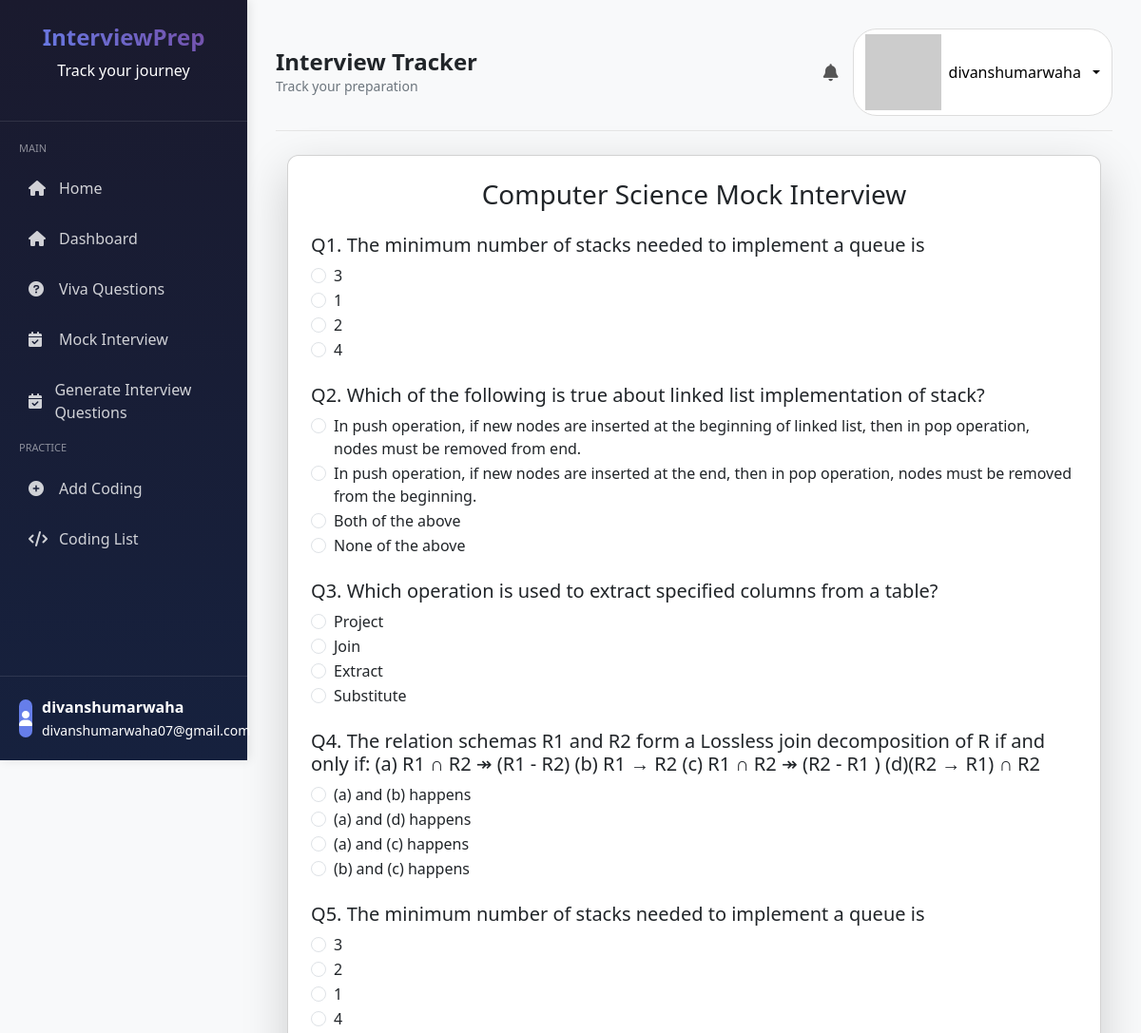
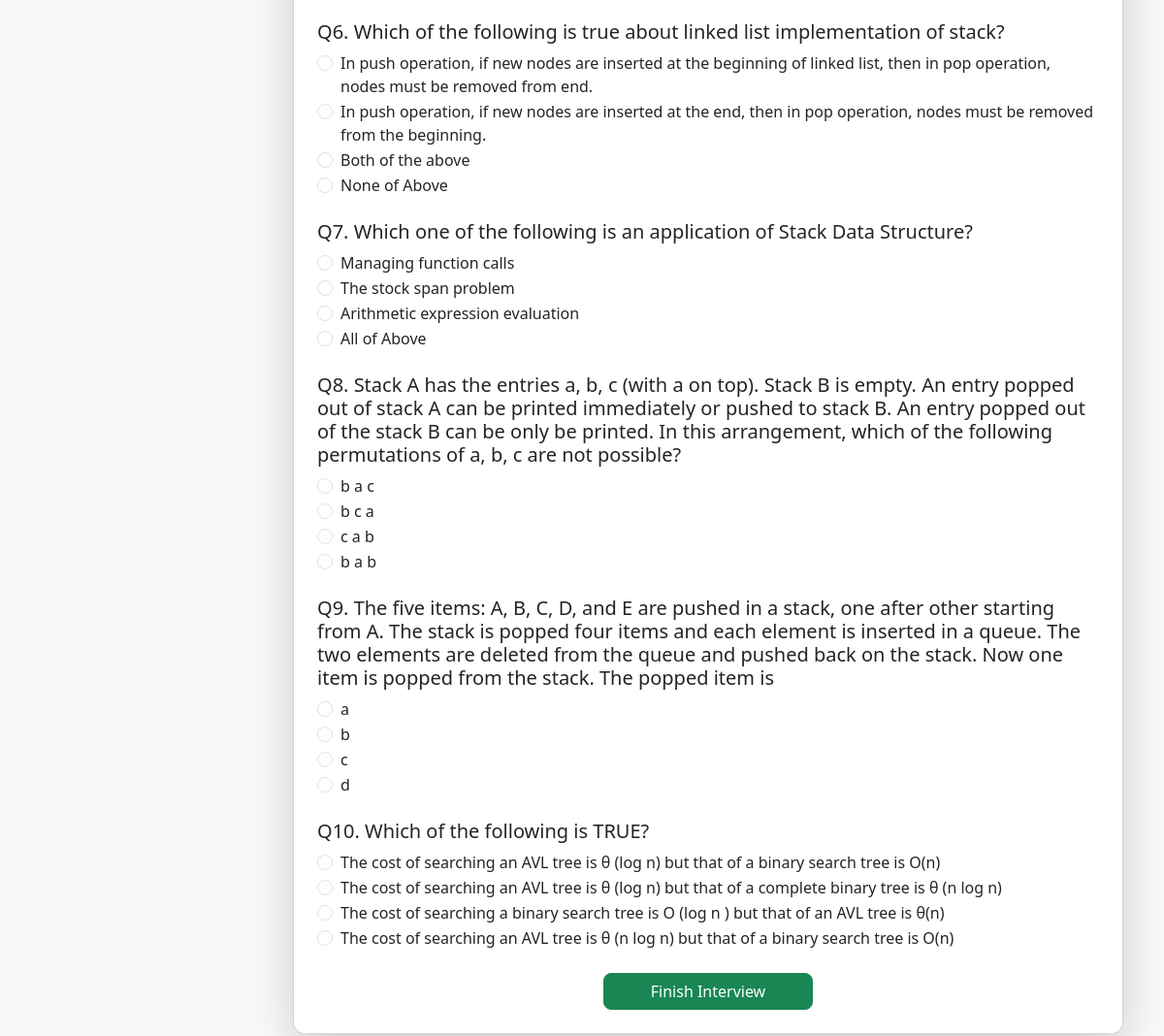
Page /mock-interview/ (signed in) on the committed database (2 pictures, top to bottom).
### tracker/models.py (models this page shows, shortened)
class MockQuestion(models.Model):
    CATEGORY_CHOICES = [
        ('DSA', 'Data Structures & Algorithms'),
        ('DBMS', 'Database Management'),
        ('OS', 'Operating Systems'),
        ('CN', 'Computer Networks'),
        ('OOPS', 'Object Oriented Programming'),
    ]
    DIFFICULTY_CHOICES = [
        ('Easy', 'Easy'),
        ('Medium', 'Medium'),
        ('Hard', 'Hard'),
    ]
    category = models.CharField(max_length=50, choices=CATEGORY_CHOICES)
    difficulty = models.CharField(max_length=20, choices=DIFFICULTY_CHOICES)
    question = models.TextField()
    option1 = models.CharField(max_length=255)
    option2 = models.CharField(max_length=255)
    option3 = models.CharField(max_length=255)
    option4 = models.CharField(max_length=255)
    correct_answer = models.CharField(max_length=255)
    explanation = models.TextField(blank=True, null=True)  # NEW
    is_ai_generated = models.BooleanField(default=False)  # NEW
    created_at = models.DateTimeField(auto_now_add=True)

### tracker/views.py (the view, shortened to what this page needs)
# urls.py: path('mock-interview/', views.start_mock, name='mock_interview'),
@login_required
def start_mock(request):
    questions = MockQuestion.objects.all()[:10]
    return render(request, 'tracker/mock_interview.html', {
        'questions': questions
    })

### tracker/templates/tracker/mock_interview.html (shortened to what this page needs)
{% extends 'tracker/base.html' %}
{% block content %}
<div class="container mt-4">
    <div class="card shadow-lg p-4">
        <h3 class="mb-4 text-center">Computer Science Mock Interview</h3>
        <form method="POST">
            {% for question in questions %}
            <div class="mb-4">
                <h5>Q{{ forloop.counter }}. {{ question.question }}</h5>
                <div class="form-check">
                    <input class="form-check-input" type="radio"
                        name="{{ question.id }}"
                        value="{{ question.option1 }}">
                    <label class="form-check-label">{{ question.option1 }}</label>
                </div>
                <div class="form-check">
                    <input class="form-check-input" type="radio"
                        name="{{ question.id }}"
                        value="{{ question.option2 }}">
                    <label class="form-check-label">{{ question.option2 }}</label>
                </div>
                <div class="form-check">
                    <input class="form-check-input" type="radio"
                        name="{{ question.id }}"
                        value="{{ question.option3 }}">
                    <label class="form-check-label">{{ question.option3 }}</label>
                </div>
                <div class="form-check">
                    <input class="form-check-input" type="radio"
                        name="{{ question.id }}"
                        value="{{ question.option4 }}">
                    <label class="form-check-label">{{ question.option4 }}</label>
                </div>
            </div>
            {% endfor %}
            <div class="text-center">
                <button type="submit" class="btn btn-success px-5">
                    Finish Interview
                </button>
            </div>
        </form>
    </div>
</div>
{% endblock %}

### tracker/templates/tracker/base.html (shortened to what this page needs)
{% load static %}
<!DOCTYPE html>
<html lang="en">
<head>
    <link href="https://cdn.jsdelivr.net/npm/bootstrap@5.3.2/dist/css/bootstrap.min.css" rel="stylesheet">
    <link rel="stylesheet" href="https://cdnjs.cloudflare.com/ajax/libs/font-awesome/6.0.0/css/all.min.css">
    <link rel="stylesheet" href="{% static 'css/style.css' %}">
</head>
<body>
    <div class="dashboard-wrapper">
        <div class="modern-sidebar" id="sidebar">
            <div>
                <div class="sidebar-header">
                    <h4>InterviewPrep</h4>
                    <p>Track your journey</p>
                </div>
                <div class="sidebar-nav">
                    <div class="nav-section">
                        <div class="nav-section-title">Main</div>
                         <a href="{% url 'home' %}" class="nav-item">
                            <i class="fas fa-home"></i>
                            <span>Home</span>
                        </a>
                        <a href="{% url 'dashboard' %}" class="nav-item">
                            <i class="fas fa-home"></i>
                            <span>Dashboard</span>
                        </a>
                        <a href="{% url 'viva' %}" class="nav-item">
                            <i class="fas fa-question-circle"></i>
                            <span>Viva Questions</span>
                        </a>
                        <a href="{% url 'mock_interview' %}" class="nav-item">
                            <i class="fas fa-calendar-check"></i>
                            <span>Mock Interview</span>
                        </a>
                        <a href="{% url 'generate_ai_mock' %}" class="nav-item">
                            <i class="fas fa-calendar-check"></i>
                            <span>Generate Interview Questions</span>
                        </a>
                    </div>
                    <div class="nav-section">
                        <div class="nav-section-title">Practice</div>
                        <a href="{% url 'add_coding' %}" class="nav-item">
                            <i class="fas fa-plus-circle"></i>
                            <span>Add Coding</span>
                        </a>
                        <a href="{% url 'dashboard' %}" class="nav-item">
                            <i class="fas fa-code"></i>
                            <span>Coding List</span>
                        </a>
                    </div>
                </div>
            </div>
            <div class="sidebar-footer">
                <div class="user-info">
                    <div class="user-avatar">
                        <i class="fas fa-user"></i>
                    </div>
                    <div>
                        <strong>
                            {% if user.is_authenticated %}
                            {{ user.username }}
                            {% else %}
                            Guest
                            {% endif %}
                        </strong>
                        <br>
                        <small>
                            {% if user.is_authenticated %}
                            {{ user.email|default:"No email" }}
                            {% else %}
                            Not logged in
                            {% endif %}
                        </small>
                    </div>
                </div>
            </div>
        </div>
        <div class="main-content">
            <div class="top-nav">
                <div class="page-title">
                    <h2>{% block page_title %}Interview Tracker{% endblock %}</h2>
                    <p>{% block page_subtitle %}Track your preparation{% endblock %}</p>
                </div>
                <div class="user-actions">
                    <div class="notification-bell">
                        <i class="fas fa-bell"></i>
                    </div>
                    <div class="dropdown">
                        <button class="btn-user dropdown-toggle" data-bs-toggle="dropdown">
                            <img
                                src="https://ui-avatars.com/api/?name={% if user.is_authenticated %}{{ user.username }}{% else %}Guest{% endif %}&background=667eea&color=fff&size=40">
                            <span>
                                {% if user.is_authenticated %}
                                {{ user.username }}
                                {% else %}
                                Guest
                                {% endif %}
                            </span>
                        </button>
                    </div>
                </div>
            </div>
            {% block content %}
            {% endblock %}
        </div>
    </div>
</body>
</html>

### tracker/static/css/style.css (style rules this page uses)
body { background-color: #f4f6f9; }
.card { border-radius: 12px; }
.btn { border-radius: 8px; }

### tracker/templates/tracker/base.html (style rules this page uses)
body { font-family: 'Segoe UI', sans-serif; background: #f8f9fa; overflow-x: hidden; }
.dashboard-wrapper { display: flex; min-height: 100vh; }
.modern-sidebar { width: 260px; background: linear-gradient(180deg, #1a1a2e, #16213e); color: white; height: 100vh; position: fixed; display: flex; flex-direction: column; justify-content: space-between; box-shadow: 2px 0 10px rgba(0, 0, 0, 0.1); z-index: 1000; }
.sidebar-header { padding: 25px; text-align: center; border-bottom: 1px solid rgba(255, 255, 255, 0.1); }
.sidebar-header h4 { font-weight: 700; background: linear-gradient(45deg, #667eea, #764ba2); -webkit-background-clip: text; -webkit-text-fill-color: transparent; }
.sidebar-nav { flex-grow: 1; padding-top: 20px; }
.nav-section-title { font-size: 11px; color: rgba(255, 255, 255, 0.5); padding-left: 20px; margin-bottom: 10px; text-transform: uppercase; }
.nav-item { display: flex; align-items: center; gap: 12px; padding: 12px 20px; margin: 5px 10px; border-radius: 8px; color: rgba(255, 255, 255, 0.8); text-decoration: none; transition: 0.3s; }
.nav-item i { width: 20px; }
.sidebar-footer { padding: 20px; border-top: 1px solid rgba(255, 255, 255, 0.1); }
.user-info { display: flex; align-items: center; gap: 10px; }
.user-avatar { width: 40px; height: 40px; background: #667eea; border-radius: 8px; display: flex; align-items: center; justify-content: center; }
.main-content { flex: 1; margin-left: 260px; padding: 30px; }
.top-nav { display: flex; justify-content: space-between; align-items: center; border-bottom: 1px solid #e5e5e5; padding-bottom: 15px; margin-bottom: 25px; }
.page-title h2 { font-size: 24px; font-weight: 600; margin: 0; }
.page-title p { margin: 0; color: #6c757d; font-size: 14px; }
.user-actions { display: flex; align-items: center; gap: 15px; }
.notification-bell { font-size: 18px; cursor: pointer; color: #555; }
.btn-user { display: flex; align-items: center; gap: 8px; border: 1px solid #ddd; padding: 5px 12px; border-radius: 25px; background: white; }

### rows in the picture
MockQuestion: question "The minimum number of stacks needed to implement a queue is", option1 "3", option2 "1", option3 "2", option4 "4"
MockQuestion: question "Which of the following is true about linked list implementation of stack?", option1 "In push operation, if new nodes are inserted at the beginning of linked list, then in pop operation, nodes must be removed from end.", option2 "In push operation, if new nodes are inserted at the end, then in pop operation, nodes must be removed from the beginning.", option3 "Both of the above", option4 "None of the above"
MockQuestion: question "Which operation is used to extract specified columns from a table?", option1 "Project", option2 "Join", option3 "Extract", option4 "Substitute"
MockQuestion: question "The relation schemas R1 and R2 form a Lossless join decomposition of R if and only if: (a) R1 ∩ R2 ↠ (R1 - R2) (b) R1 → R2 (c) R1 ∩ R2 ↠ (R2 - R1 ) (d)(R2 → R1) ∩ R2", option1 "(a) and (b) happens", option2 "(a) and (d) happens", option3 "(a) and (c) happens", option4 "(b) and (c) happens"
MockQuestion: question "The minimum number of stacks needed to implement a queue is", option1 "3", option2 "2", option3 "1", option4 "4"
MockQuestion: question "Which of the following is true about linked list implementation of stack?", option1 "In push operation, if new nodes are inserted at the beginning of linked list, then in pop operation, nodes must be removed from end.", option2 "In push operation, if new nodes are inserted at the end, then in pop operation, nodes must be removed from the beginning.", option3 "Both of the above", option4 "None of Above"
MockQuestion: question "Which one of the following is an application of Stack Data Structure?", option1 "Managing function calls", option2 "The stock span problem", option3 "Arithmetic expression evaluation", option4 "All of Above"
MockQuestion: question "Stack A has the entries a, b, c (with a on top). Stack B is empty. An entry popped out of stack A can be printed immediately or pushed to stack B. An entry popped out of the stack B can be only be printed. In this arrangement, which of the following permutations of a, b, c are not possible?", option1 "b a c", option2 "b c a", option3 "c a b", option4 "b a b"
MockQuestion: question "The five items: A, B, C, D, and E are pushed in a stack, one after other starting from A. The stack is popped four items and each element is inserted in a queue. The two elements are deleted from the queue and pushed back on the stack. Now one item is popped from the stack. The popped item is", option1 "a", option2 "b", option3 "c", option4 "d"
MockQuestion: question "Which of the following is TRUE?", option1 "The cost of searching an AVL tree is θ (log n) but that of a binary search tree is O(n)", option2 "The cost of searching an AVL tree is θ (log n) but that of a complete binary tree is θ (n log n)", option3 "The cost of searching a binary search tree is O (log n ) but that of an AVL tree is θ(n)", option4 "The cost of searching an AVL tree is θ (n log n) but that of a binary search tree is O(n)"

### other values in the picture
{{ user.username }} "divanshumarwaha"
{{ user.email|default:"No email" }} "divanshumarwaha07@gmail.com"
